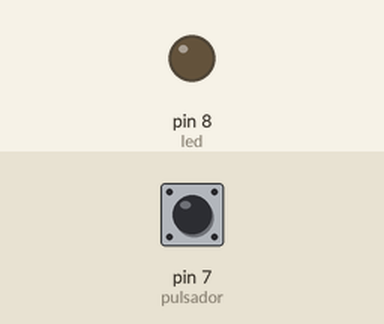
Bench run of a sketch on a simulated Arduino Uno, built with avr-gcc and run on an emulated ATmega328P. Shown: output pins drawn as LEDs (lit = HIGH). The test bench sets the inputs (shaded band); at power-on: pin 7 (pulsador) LOW.

Above: at 1.2 s.
1.3 s: pin 7 (pulsador) pulled HIGH for 0.15 s
At 1.37 s:
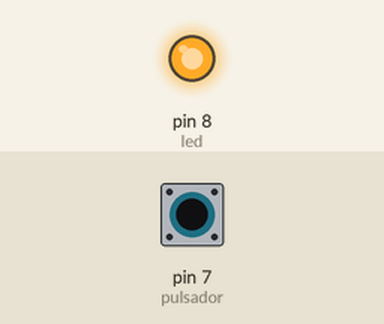
2.9 s: pin 7 (pulsador) pulled HIGH for 3.2 s
At 6.7 s:
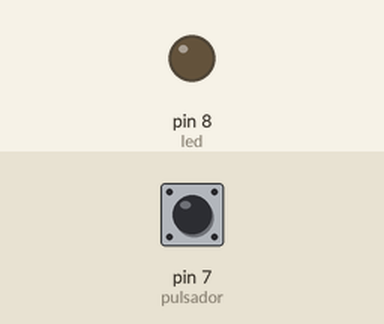
Timing chart, 0 to 8.2 s (numbered marks = the images above; inputs shaded):
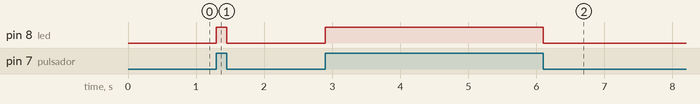

Measured:
- after the input at 1.3 s, pin 8 (led): LOW → HIGH at once, → LOW 0.15 s later
- after the input at 2.9 s, pin 8 (led): LOW → HIGH at once, → LOW 3.2 s later

The sketch:

LED_BOTON.ino
```cpp
int led = 8;
int pulsador=7;

void setup() {
pinMode(led,OUTPUT);
pinMode(pulsador,INPUT);
}

void loop() {
if(digitalRead(pulsador) == HIGH){
  digitalWrite(led,HIGH);
}
else{
  digitalWrite(led,LOW);
}
}
```
